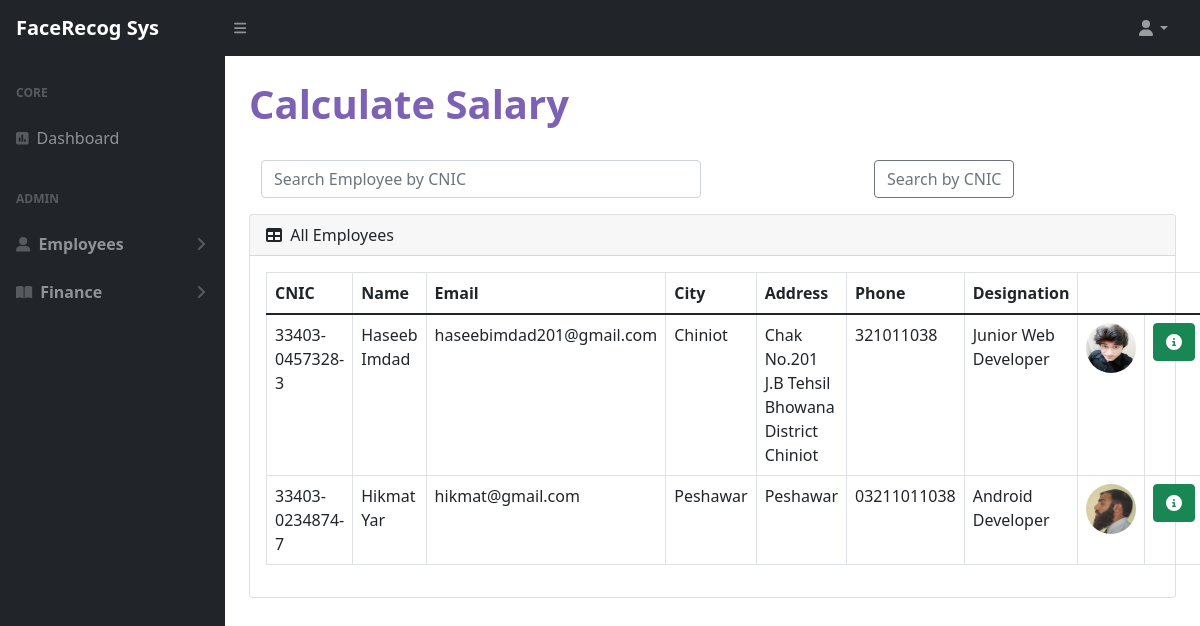
The app's page /CalculateSalary with its own data.
### admin_panel/models.py (models this page shows, shortened)
class Employee(models.Model):
    cnic = models.CharField(max_length=50)
    name = models.CharField(max_length=100)
    email = models.CharField(max_length=100)
    password = models.CharField(max_length=100)
    city = models.CharField(max_length=100)
    address = models.CharField(max_length=100)
    phone = models.CharField(max_length=100)
    designation = models.ForeignKey(
        Salary_Designation, on_delete=models.CASCADE)
    image = models.ImageField(upload_to='upload/employee/')

class Salary_Designation(models.Model):
    salary = models.IntegerField()
    designation = models.CharField(max_length=50)
    def __str__(self):
        return self.designation

### admin_panel/views.py (the view)
# urls.py: path('CalculateSalary', CalculateSalary.as_view()),
class CalculateSalary(View):
    return_url = None
    def get(self, request, *args, **kwargs):
        AllEmployees = Employee.objects.all()
        return render(request, 'admintemplate/calculateSalary.html', {'AllEmployees': AllEmployees})

### admin_panel/templates/admintemplate/calculateSalary.html (shortened to what this page needs)
{% extends 'admintemplate/index.html' %}
{% block content%}
<div id="layoutSidenav_content">
   <main>
        <div class="container-fluid px-4">
            <h1 class="mt-4" style="color: #7D61B5;"><b>Calculate Salary</b></h1>
            <form action="calculate" method="POST">
            <div class="container">
                <div class="row">
                        <div class="col-sm-6 col-lg-6 col-md-6 col-sm-6 col-xs-12" style="text-align:center;">
                            <div class="mb-3">
                                <input type="text" name="cnic" class="form-control" id="exampleFormControlInput1" placeholder="Search Employee by CNIC">
                            </div>
                        </div>
                        <div class="col-sm-6 col-lg-6 col-md-6 col-sm-6 col-xs-12" style="text-align:center;">
                            <div class="mb-3">
                            <button button type="submit" class="btn btn-outline-secondary">Search by CNIC</button>
                            </div>
                        </div>
                </div>
            </div>
            </form>
            <div class="card mb-4">
                <div class="card-header">
                    <i class="fas fa-table me-1"></i>
                    All Employees
                </div>
                <div class="card-body">
                    <table class="table table-bordered">
                        <thead>
                            <tr>
                            <th scope="col">CNIC</th>
                            <th scope="col">Name</th>
                            <th scope="col">Email</th>
                            <th scope="col">City</th>
                            <th scope="col">Address</th>
                            <th scope="col">Phone</th>
                            <th scope="col">Designation</th>
                            </tr>
                        </thead>
                        <tbody>
                            {% for employee  in AllEmployees %}
                                <tr>
                                    <td>{{employee.cnic}}</td>
                                    <td>{{employee.name}}</td>
                                    <td>{{employee.email}}</td>
                                    <td>{{employee.city}}</td>
                                    <td>{{employee.address}}</td>
                                    <td>{{employee.phone}}</td>
                                    <td>{{employee.designation}}</td>
                                    <td><img style="border-radius: 50%;height:50px;width:50px;" src="{{employee.image.url}}" alt=""/></td>
                                    <td>
                                        <form action="calculate" method="POST">
                                            <button class="btn btn-success"><i class="fa fa-info-circle"></i></button>
                                        </form>
                                    </td>
                                </tr>
                            {% endfor %}
                        </tbody>
                    </table>
                </div>
            </div>
        </div>
    </main>
</div>
{%endblock%}

### records on screen
Employee: cnic "33403-0457328-3", name "Haseeb Imdad", email "haseebimdad201@gmail.com", city "Chiniot", address "Chak No.201 J.B Tehsil Bhowana District Chiniot", phone "321011038", designation "Junior Web Developer", image (picture)
Employee: cnic "33403-0234874-7", name "Hikmat Yar", email "hikmat@gmail.com", city "Peshawar", address "Peshawar", phone "03211011038", designation "Android Developer", image (picture)
